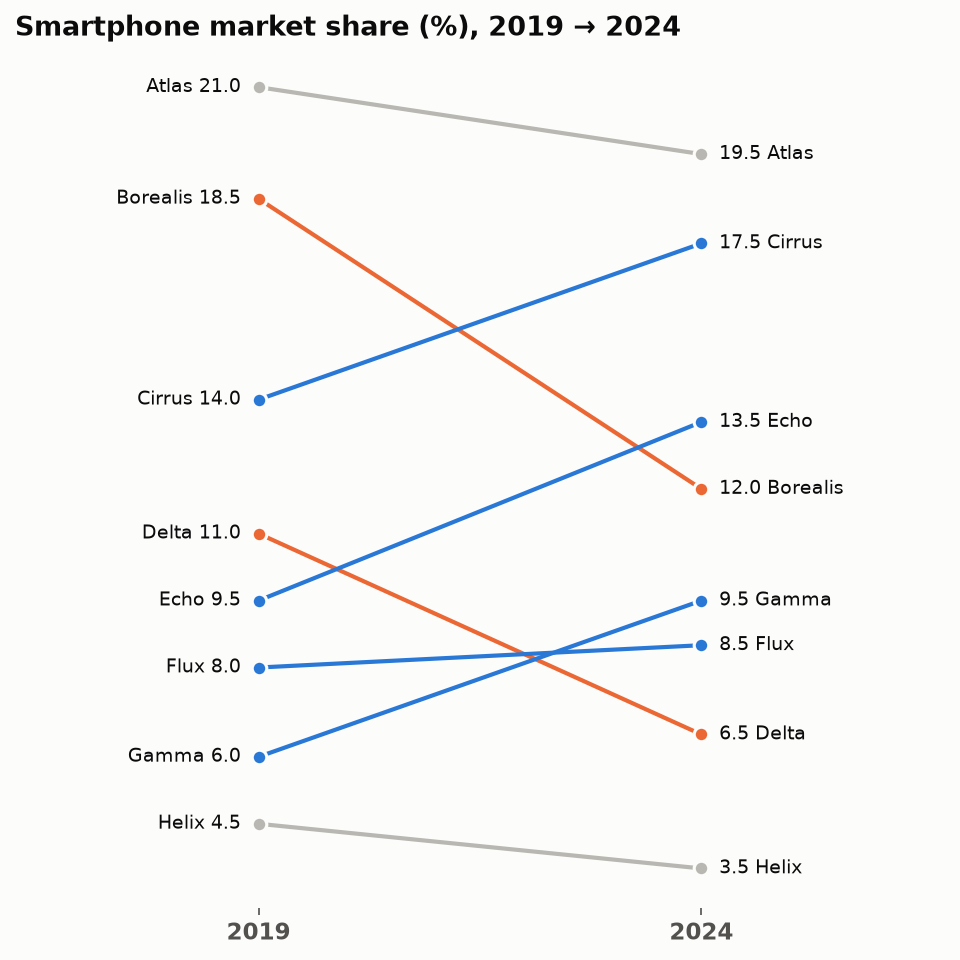

Reproduce this figure in Python.
"""
Slope Chart  -  family: Ranking

DESIGN PURPOSE
Joins each item's value at two points in time (or two conditions) with a
straight line. The slope shows the direction and size of change, and crossing
lines show changes in rank.

WHEN TO USE
  - Compare rankings or values between exactly two time points or conditions
  - Highlight which items rose and which fell

AVOID WHEN
  - There are more than two time points (use a bump or line chart)
  - There are too many items, so lines and labels collide (~15 max)

ALTERNATIVES
  - Dumbbell chart
  - Bump chart
  - Grouped bar chart

EXAMPLE
Market share (%) of 8 smartphone brands in 2019 vs. 2024 (synthetic).

Run:  python slope_chart.py
      python slope_chart.py --real-data   (real dataset: plotly.express.data.gapminder() — Gapminder life expectancy, GDP and population 1952–2007, bundled with plotly)

The notebook also shows this chart built with: altair.
"""
import sys
from pathlib import Path

import numpy as np
import pandas as pd
import matplotlib.pyplot as plt

# Library style: categorical colors in fixed order, recessive axes, hairline grid.
PALETTE = ["#2a78d6", "#eb6834", "#1baf7a", "#eda100",
           "#e87ba4", "#008300", "#6250d6", "#e34948"]
SEQ_CMAP = "Blues"      # sequential: one hue, light -> dark
DIV_CMAP = "RdBu_r"     # diverging: two opposite hues, neutral midpoint
GRAY = "#b8b7b1"        # de-emphasised marks
plt.rcParams.update({
    "figure.figsize": (8, 4.8), "figure.dpi": 110, "figure.facecolor": "#fcfcfb",
    "axes.facecolor": "#fcfcfb", "axes.edgecolor": "#c9c8c3", "axes.linewidth": 0.8,
    "axes.spines.top": False, "axes.spines.right": False,
    "axes.grid": True, "grid.color": "#e6e5e1", "grid.linewidth": 0.6, "axes.axisbelow": True,
    "axes.prop_cycle": plt.cycler(color=PALETTE),
    "axes.titlesize": 13, "axes.titleweight": "bold", "axes.titlelocation": "left",
    "axes.labelcolor": "#52514e", "xtick.color": "#52514e", "ytick.color": "#52514e",
    "text.color": "#0b0b0b", "font.size": 10, "lines.linewidth": 2,
    "legend.frameon": False,
})

# --- Example data ------------------------------------------------------------
brands = ["Atlas", "Borealis", "Cirrus", "Delta", "Echo", "Flux", "Gamma", "Helix"]
y2019 = [21.0, 18.5, 14.0, 11.0, 9.5, 8.0, 6.0, 4.5]
y2024 = [19.5, 12.0, 17.5, 6.5, 13.5, 8.5, 9.5, 3.5]
df = pd.DataFrame({"brand": brands, "2019": y2019, "2024": y2024})
start, end = "2019", "2024"
title = "Smartphone market share (%), 2019 → 2024"
df["change"] = df[end] - df[start]
df

REAL_DATA = "--real-data" in sys.argv
if REAL_DATA:  # plotly.express.data.gapminder() — Gapminder life expectancy, GDP and population 1952–2007, bundled with plotly
    import plotly.express as px
    countries = ["Japan", "China", "Iraq", "India", "Zimbabwe", "Nigeria"]
    gm = px.data.gapminder().query("year in [1987, 2007] and country in @countries")
    df = (gm.pivot(index="country", columns="year", values="lifeExp")
            .rename(columns=str).rename_axis(columns=None).reset_index().rename(columns={"country": "brand"}))
    start, end = "1987", "2007"
    title = "Life expectancy (years), 1987 → 2007"
    df["change"] = df[end] - df[start]
    df

# --- Plot --------------------------------------------------------------------
from matplotlib import patheffects
fig, ax = plt.subplots(figsize=(6.5, 6.5))
for _, r in df.iterrows():
    color = PALETTE[0] if r["change"] > 0 else PALETTE[1] if r["change"] < -2 else GRAY
    ax.plot([0, 1], [r[start], r[end]], color=color, marker="o", markersize=7,
            markeredgecolor="#fcfcfb", markeredgewidth=1.5)
    ax.text(-0.04, r[start], f"{r['brand']} {r[start]:.1f}", ha="right", va="center", fontsize=9)
    ax.text(1.04, r[end], f"{r[end]:.1f} {r['brand']}", ha="left", va="center", fontsize=9)
ax.set_xlim(-0.55, 1.55)
ax.set_xticks([0, 1], [start, end], fontsize=11, weight="bold")
ax.yaxis.set_visible(False)
for s in ["left", "bottom"]:
    ax.spines[s].set_visible(False)
ax.grid(False)
ax.set_title(title)
fig.tight_layout()

# --- Save / show -------------------------------------------------------------
out = Path(__file__).with_name(Path(__file__).stem + ("_real" if REAL_DATA else "") + ".png")
fig.savefig(out, dpi=150, bbox_inches="tight")
print(f"saved {out}")
if "--no-show" not in sys.argv:
    plt.show()
